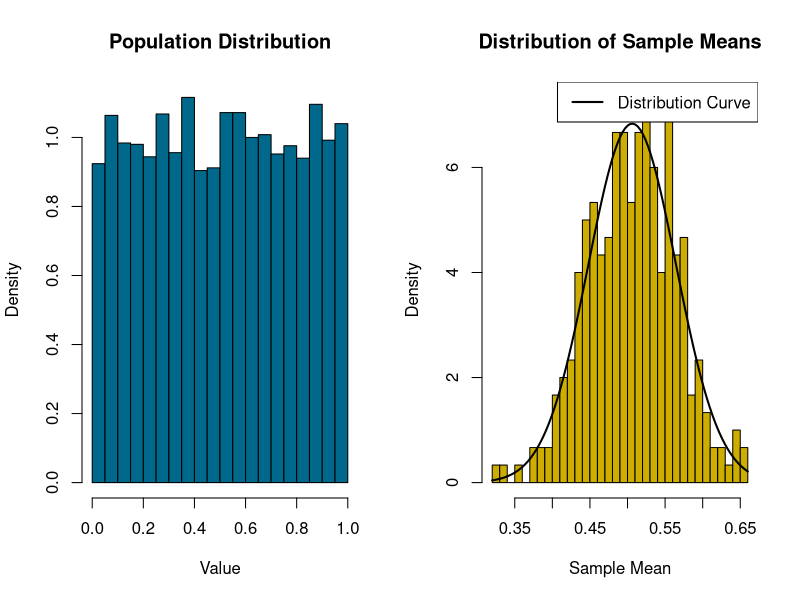
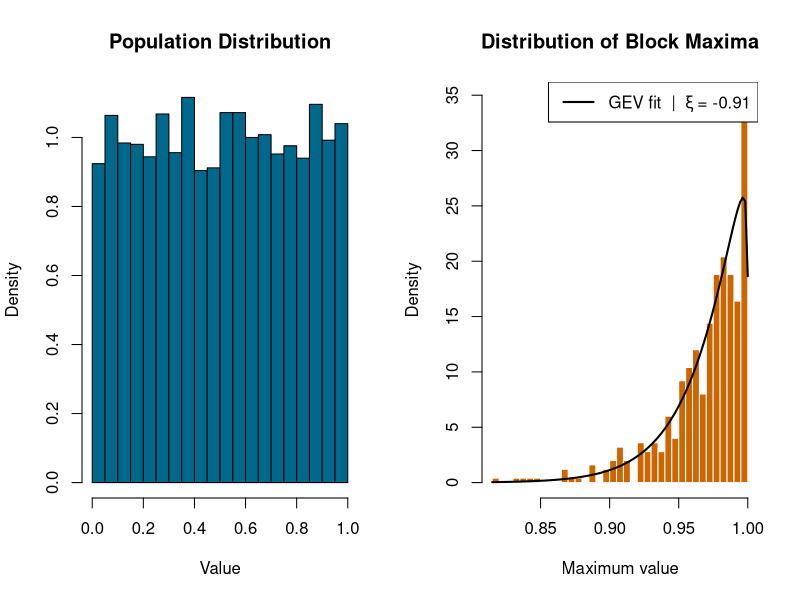
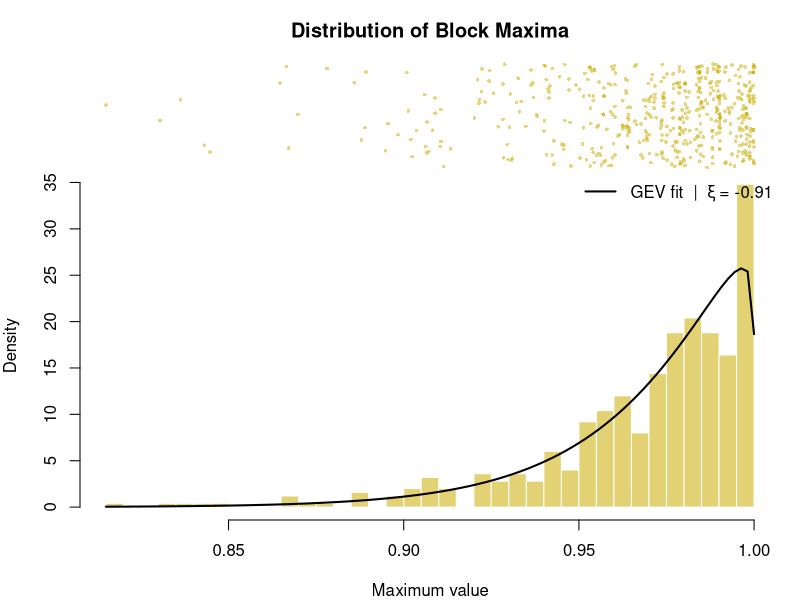
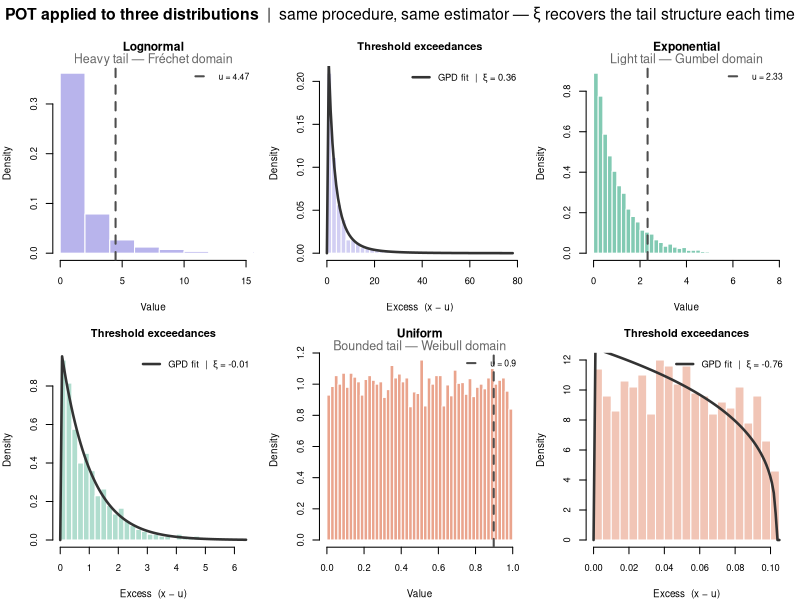

The R source for these figures, in order:
## ---- chunk 1
# Set the random seed for reproducibility
set.seed(27)

# Generate a non-normally distributed population
population <- runif(5000, min = 0, max = 1)

# Create a histogram of the population
par(mfrow = c(1, 2))  # Set up a 1x2 grid for plotting

# Plot the histogram of the population
hist(population, breaks = 30, prob = TRUE, main = "Population Distribution",
     xlab = "Value", col = "deepskyblue4")

# Step 2 and 3: Draw random samples and calculate sample means
sample_size <- 30
num_samples <- 300

# Empty vector to store sample means
sample_means <- c()

for (i in 1:num_samples) {
  # Take a random sample
  sample <- sample(population, size = sample_size, replace = TRUE)
  
  # Calculate the mean of the sample
  sample_means[i] <- mean(sample)
}

# For sample
x_bar <- mean(sample_means)
std <- sd(sample_means)

# print('Sample Mean and Variance')
# print(x_bar)
# print(std**2)

# For Population
mu <- mean(population)
sigma <- sd(population)

# print('Population Mean and Variance')
# print(mu)
# print((sigma**2)/sample_size)

# Plot the histogram of sample means
hist(sample_means, breaks = 30, prob = TRUE, main = "Distribution of Sample Means",
     xlab = "Sample Mean", col = "gold3")

# Overlay density curves
curve(dnorm(x, mean = x_bar, sd = std), col = "black", lwd = 2, add = TRUE)
# curve(dnorm(x, mean = mu, sd = sigma^2), col = "red", lwd = 2, add = TRUE)

# Add labels and legends
legend("topright", legend = c("Distribution Curve"),
       col = c("black"), lwd = 2)

# Reset the plot layout
par(mfrow = c(1, 1))
## ---- chunk 2
set.seed(27)
# Same population — exponential, heavy right tail, definitely not normal
# population <- rexp(5000, rate = 1)
# population <- rnorm(5000)
population <- runif(5000, min = 0, max = 1)

par(mfrow = c(1, 2))

# Left panel: the underlying population
# Plot the histogram of the population
hist(population, breaks = 30, prob = TRUE, main = "Population Distribution",
     xlab = "Value", col = "deepskyblue4")

# Right panel: distribution of block maxima
block_size  <- 30
num_blocks  <- 500
block_maxima <- numeric(num_blocks)

for (i in 1:num_blocks) {
  block_maxima[i] <- max(sample(population, size = block_size, replace = TRUE))
}

hist(block_maxima, breaks = 30, prob = TRUE,
     main = "Distribution of Block Maxima",
     xlab = "Maximum value", col = "darkorange3", border = "white")

# Fit and overlay a GEV curve using evd package
if (requireNamespace("evd", quietly = TRUE)) {
  fit <- evd::fgev(block_maxima)
  loc   <- fit$estimate["loc"]
  scale <- fit$estimate["scale"]
  shape <- fit$estimate["shape"]
  curve(evd::dgev(x, loc = loc, scale = scale, shape = shape),
        col = "black", lwd = 2, add = TRUE)
  legend("topright", legend =  paste0("GEV fit  |  ξ = ", round(shape, 2)), col = "black", lwd = 2)
}

par(mfrow = c(1, 1))
## ---- chunk 3
# After you've collected block_maxima...

layout(matrix(c(1, 2), nrow = 2), heights = c(1, 2.5))

# ── Top panel: jittered strip ──────────────────────────────────
par(mar = c(0, 4, 3, 1))
plot(block_maxima,
     jitter(rep(0, length(block_maxima)), amount = 0.3),
     pch   = 16,
     cex   = 0.5,
     col   = adjustcolor("gold3", alpha.f = 0.5),
     xaxt  = "n",
     yaxt  = "n",
     xlab  = "",
     ylab  = "",
     main  = "Distribution of Block Maxima",
     frame = FALSE)

# ── Bottom panel: histogram with GEV curve ─────────────────────
par(mar = c(4, 4, 0, 1))
hist(block_maxima,
     breaks  = 30,
     prob    = TRUE,
     main    = "",
     xlab    = "Maximum value",
     col     = adjustcolor("gold3", alpha.f = 0.55),
     border  = "white")

if (requireNamespace("evd", quietly = TRUE)) {
  fit   <- evd::fgev(block_maxima)
  loc   <- fit$estimate["loc"]
  scale <- fit$estimate["scale"]
  shape <- fit$estimate["shape"]
  curve(evd::dgev(x, loc = loc, scale = scale, shape = shape),
        col = "black", lwd = 2, add = TRUE)
  legend("topright",
         legend = paste0("GEV fit  |  ξ = ", round(shape, 2)),
         col    = "black",
         lwd    = 2,
         bty    = "n")
}

layout(1)
## ---- chunk 4
#| echo: false
#| message: false
#| warning: false
#| fig-width: 11
#| fig-height: 7

library(evd)

set.seed(27)
n         <- 10000
threshold <- 0.90   # use 90th percentile as threshold in each case

# ── Data-generating processes ──────────────────────────────────────────────
frechet_data <- rlnorm(n, meanlog = 0, sdlog = 1.2)   # heavy tail  → ξ > 0
gumbel_data  <- rexp(n, rate = 1)                      # light tail  → ξ ≈ 0
weibull_data <- runif(n, min = 0, max = 1)             # bounded     → ξ < 0

datasets <- list(
  list(data  = frechet_data,
       label = "Lognormal",
       sub   = "Heavy tail — Fréchet domain",
       col   = "#7F77DD",
       xlim  = c(0, 15)),
  list(data  = gumbel_data,
       label = "Exponential",
       sub   = "Light tail — Gumbel domain",
       col   = "#1D9E75",
       xlim  = c(0, 8)),
  list(data  = weibull_data,
       label = "Uniform",
       sub   = "Bounded tail — Weibull domain",
       col   = "#D85A30",
       xlim  = c(0, 1))
)

par(mfrow = c(2, 3),
    mar   = c(4, 4, 3, 1),
    oma   = c(0, 0, 2, 0),
    bg    = "transparent")

for (d in datasets) {

  x   <- d$data
  u   <- quantile(x, threshold)
  exc <- x[x > u] - u

  # ── Row 1: population with threshold ────────────────────────────────────
  hist(x,
       breaks  = 50,
       prob    = TRUE,
       main    = d$label,
       xlab    = "Value",
       ylab    = "Density",
       col     = adjustcolor(d$col, alpha.f = 0.55),
       border  = "white",
       xlim    = d$xlim,
       cex.main = 1.1,
       cex.lab  = 0.9,
       cex.axis = 0.85)

  abline(v   = u,
         col = "grey30",
         lwd = 2,
         lty = 2)

  mtext(d$sub,
        side = 3, line = 0,
        cex  = 0.75,
        col  = "grey40")

  legend("topright",
         legend   = paste0("u = ", round(u, 2)),
         col      = "grey30",
         lwd      = 2,
         lty      = 2,
         cex      = 0.78,
         bty      = "n")

  # ── Row 2: GPD fit to exceedances ────────────────────────────────────────
  fit   <- fpot(x, threshold = u)
  sc    <- fit$estimate["scale"]
  sh    <- fit$estimate["shape"]
  label <- paste0("GPD fit  |  ξ = ", round(sh, 2))

  hist(exc,
       breaks  = 30,
       prob    = TRUE,
       main    = "Threshold exceedances",
       xlab    = "Excess  (x − u)",
       ylab    = "Density",
       col     = adjustcolor(d$col, alpha.f = 0.35),
       border  = "white",
       cex.main = 1.0,
       cex.lab  = 0.9,
       cex.axis = 0.85)

  curve(dgpd(x, loc = 0, scale = sc, shape = sh),
        col = "grey20",
        lwd = 2.5,
        add = TRUE)

  legend("topright",
         legend = label,
         col    = "grey20",
         lwd    = 2.5,
         cex    = 0.85,
         bty    = "n")
}

mtext(
  expression(
    bold("POT applied to three distributions") ~~ "|" ~~
    "same procedure, same estimator — " *
    xi * " recovers the tail structure each time"
  ),
  outer = TRUE,
  side  = 3,
  cex   = 0.95
)

par(mfrow = c(1, 1))
